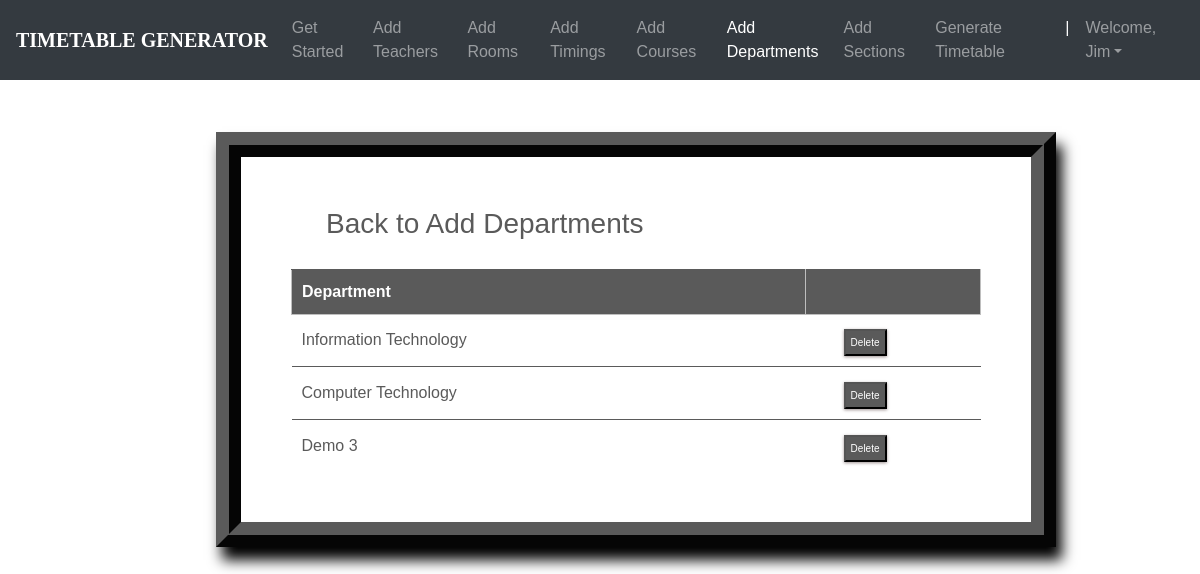
The app's page /departments_list/ (signed in) with its own data.
### ttgen/models.py (models this page shows, shortened)
class Department(models.Model):
    dept_name = models.CharField(max_length=50)
    courses = models.ManyToManyField(Course)

### ttgen/views.py (the view)
# urls.py: path('departments_list/', views.department_list, name='editdepartment'),
@login_required
def department_list(request):
    context = {
        'departments': Department.objects.all()
    }
    return render(request, 'deptlist.html', context)

### templates/deptlist.html (shortened to what this page needs)
<!DOCTYPE html>
<html lang="en">
<head>
	<link rel="stylesheet" href="https://maxcdn.bootstrapcdn.com/bootstrap/4.0.0/css/bootstrap.min.css">
    <link rel="stylesheet" type="text/css" href="static/css/index.css">
</head>
<body>
        <header>
			<nav class="navbar navbar-expand-md navbar-dark fixed-top bg-dark">
                <a class="navbar-brand" href="#"><b>TIMETABLE GENERATOR</b></a>
                <div class="collapse navbar-collapse" id="navbarCollapse">
                    <ul class="navbar-nav ml-auto">
                    <li class="nav-item">
                        <a class="nav-link" href="{% url 'admindash' %}">Get Started</a>
                    </li>
                    <li class="nav-item">
                        <a class="nav-link" href="{% url 'addInstructors' %}">Add Teachers</a>
                    </li>
                    <li class="nav-item">
                        <a class="nav-link" href="{% url 'addRooms' %}">Add Rooms</a>
                    </li>
                    <li class="nav-item">
		                <a class="nav-link" href="{% url 'addTimings' %}">Add Timings</a>
		            </li>
                    <li class="nav-item">
                        <a class="nav-link" href="{% url 'addCourses' %}">Add Courses</a>
                    </li>
                    <li class="nav-item active">
			            <a class="nav-link" href="{% url 'addDepts' %}">Add Departments</a>
		            </li>
                    <li class="nav-item">
			            <a class="nav-link" href="{% url 'addSections' %}">Add Sections</a>
		            </li>
                    <li class="nav-item">
			            <a class="nav-link" href="{% url 'generate' %}">Generate Timetable</a>
		            </li>
                    <li class="nav-item active">
			            <a class="nav-link">|</a>
		            </li>
                    <li class="nav-item dropdown">
		                <a class="nav-link dropdown-toggle" href="#" id="dropdown03" data-toggle="dropdown" aria-haspopup="true" aria-expanded="false">Welcome, {{ user.first_name }}</a>
		            </li>
                    </ul>
                </div>
            </nav>
        </header>
        {% block content %}
        {% load static %}
        <br><br>
<fieldset class="fieldset">
    <a href="{% url 'addDepts'%}"><h1 class="tablink" onclick="openPage('new')" id="defaultOpen">Back to Add Departments</h1></a>
    <div class="tabcontent" id="edit">
        <table class="table1">
            <thead>
            <tr class="table-headers">
            <th>Department</th>
            <th  class="empty"></th>
            </tr>
            </thead>
            <tbody>
            {% for dept in departments %}
            <tr>
             <td>{{dept.dept_name}}</td>
             <td class="empty">
                <form action="{% url 'deletedepartment' dept.id %}" method="post">
                        <input type="submit" value="Delete" class="cross">
                </form>
             </td>
             </tr>
            {% endfor %}
            </tbody>
        </table>
    </div>
</fieldset>
{% endblock %}

### static/css/index.css (style rules this page uses)
body { padding-top: 3rem; padding-bottom: 3rem; color: #5a5a5a; font-family: 'Poppins', sans-serif; overflow-x: hidden; }
nav { font-family: sans-serif; }
.navbar-brand { font-size: 20px; font-family: Georgia, 'Times New Roman', Times, serif; }

### templates/deptlist.html (style rules this page uses)
nav { font-family: sans-serif; }
.navbar-brand { font-size: 20px; font-family: Georgia, 'Times New Roman', Times, serif; }
* { margin: 0; padding: 0; box-sizing: border-box; }
html { scroll-behavior: smooth; }
a { text-decoration:none; }
form { margin-top: 3%; margin-left: 18%; margin-right: 12%; }
fieldset h1 { color: #5a5a5a; padding-bottom: 20px; margin-left: 35px; display: inline-block; cursor: pointer; font-size: 28px; }
fieldset input { padding:8px; color: #938c8c }
.table2 td, th { border: 1px solid rgb(190,190,190); padding: 10px 20px; }
.table1 { width: 100%; border-collapse: collapse; text-align: left; overflow: hidden; }
.table1 td, th { border-top: 1px solid #5a5a5a; padding: 10px; }
.table1 th { background-color: #5a5a5a; color: #fff; }
.cross { font-size:10px; box-shadow: 0px 1px 3px 0px #9e9292; padding: 4px 5px; color: #fff; background-color: #5a5a5a; cursor: pointer; }
.fieldset { margin-top: 3%; margin-left: 18%; margin-right: 12%; padding: 50px; border-width: 25px; border-style: ridge; border-color: #5a5a5a; box-shadow: 6px 13px 13px 0px black; background-color: #fff; }

### records on screen
Department: dept_name "Information Technology"
Department: dept_name "Computer Technology"
Department: dept_name "Demo 3"

### other values on screen
{{ user.first_name }} "Jim"
